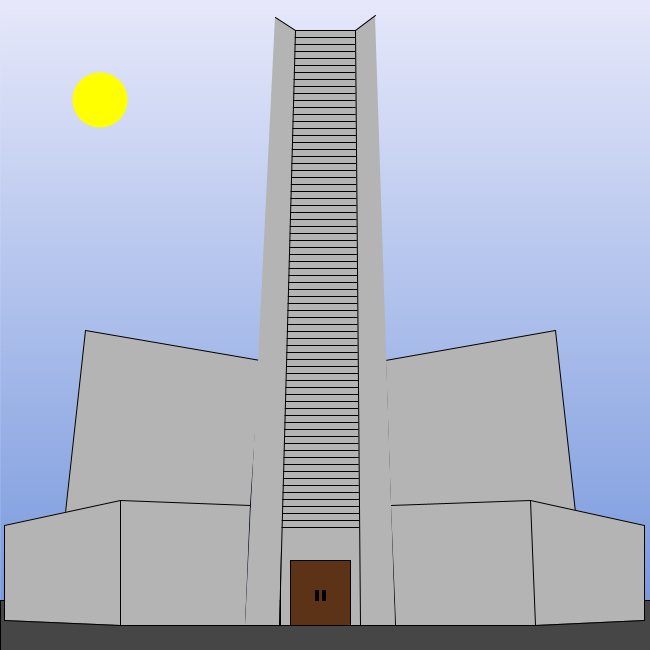
Frame 1 (no input)
Frame 60 (the mouse pressed at the canvas centre just before this capture): identical to frame 1, image omitted
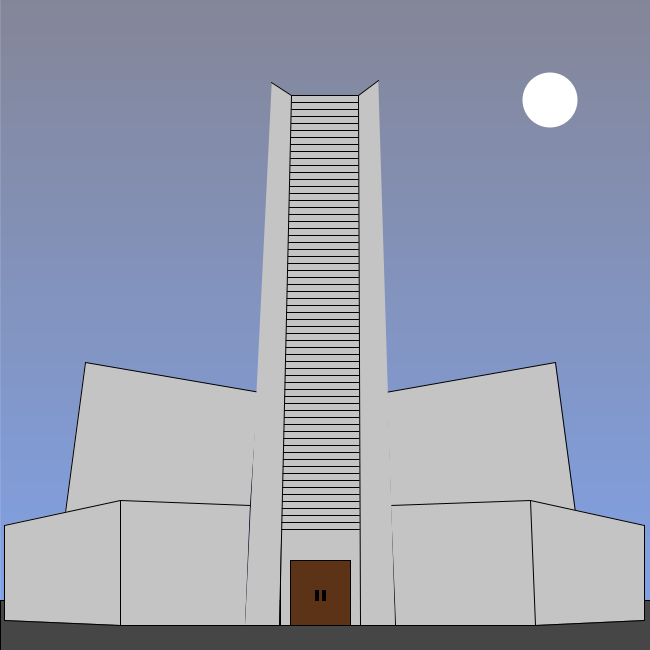
Frame 120 (the mouse held since frame 60 and released just before this capture)

The Processing sketch that drew these frames (run headless with seeded random() and noise(); from frame 60 on, the mouse is pressed at the canvas centre):

// Processing sketch: processing_112769
// ── processing_112769.pde

color bg1;
color bg2;

void setup() { 
  size(650, 650);
 background(50,150,150); 
 
 

 
  
 } 
  
  void draw () {
   
     bg2 = color(112+mouseX*0.05,147+mouseX*0.05,219+mouseX*0.05);
       bg1 = color(230-mouseX*0.3,232-mouseX*0.3,250-mouseX*0.3);
       
       
     background(230,232,250); 
 
    //--------------- fundo ----------
  color grad;
  strokeWeight(1);
  for (int bg = 0; bg < height; bg=bg+1) {
    grad = lerpColor(bg1, bg2, map(bg, 1, height-1, 0, 1));
    stroke(grad);
    line(0, bg, width, bg);}
    //-----------------------------
 
 stroke(0);
 
 fill(70);
 rect(0,600,650,50);
 

fill (180+mouseY*0.05);
  beginShape();//Parede alta da esquerda 
  vertex(260,360+mouseY*0.1);
  vertex(85,330+mouseY*0.1);
  vertex(65,512);
  vertex(250,505);
  vertex(260,360); 
  endShape(); 
  
  beginShape();// predio inferior esquerdo 
  vertex(250,505); 
  vertex(120,500); 
  vertex(4,525); 
  vertex(4,620); 
  vertex(120,625); 
  vertex(245,625); 
  vertex(250,505); 
  endShape();
  
  line(120,500,120,625);
  
  beginShape(); // Parede alta da direita 
  vertex(385,360); 
  vertex(390,505); 
  vertex(575,512); 
  vertex(555,330+mouseY*0.1); 
  vertex(385,360+mouseY*0.1); 
  endShape();
  beginShape();//predio infeior direito 
  
  vertex(390,505); 
  vertex(395,625); 
  vertex(535,625); 
  vertex(644,620); 
  vertex(644,525); 
  vertex(530,500); 
  vertex(390,505); 
  endShape(); 
  
  line(530,500,535,625);


  rect(280, 30+mouseY*0.2, 90, 595-mouseY*0.2);//janelas 
for (float i = 30+mouseY*0.2; i < 530; i = i+7) 
{ line(280, i, 370, i); }


    beginShape();//torre 
  vertex(245,625); 
  vertex(279,625); 
  vertex(295-mouseY*0.01,30+mouseY*0.2); 
  vertex(275-mouseY*0.01,17+mouseY*0.2); 
//  vertex(245,625);
  endShape();

  beginShape();//torre 
  vertex(375+mouseY*0.01,15+mouseY*0.2); 
  vertex(355+mouseY*0.01,30+mouseY*0.2); 
  vertex(360,625); 
  vertex(395,625); 
//  vertex(375,15); 
  endShape();

fill (92,51,23);
rect(290, 560, 60, 65);//porta
  
fill(0); //maçaneta
rect(322, 590, 3,10);
rect(315, 590, 3,10);

noStroke();
  fill(255,255,0,255-mouseX);
ellipse(100, 100, 55, 55);

    fill(255,0+mouseX);
ellipse(550, 100, 55, 55);
  
}
